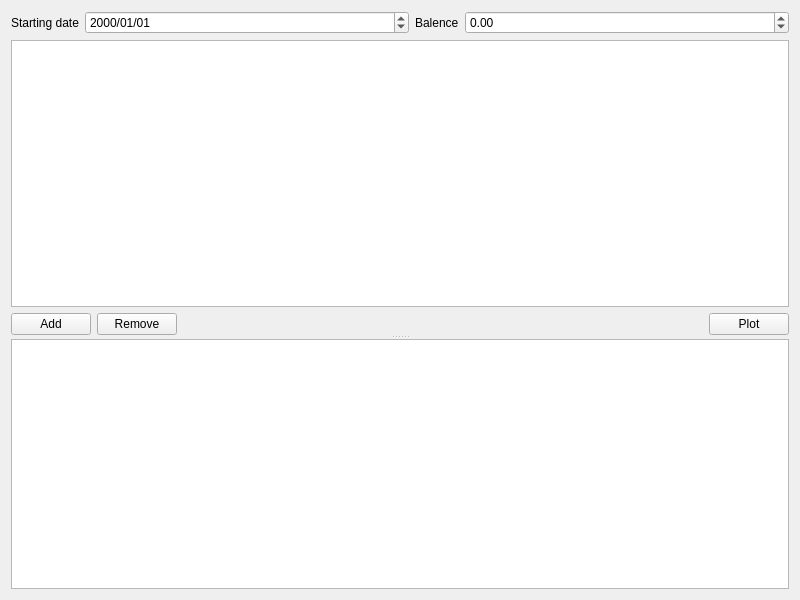
<?xml version="1.0" encoding="UTF-8"?>
<ui version="4.0">
 <class>WidgetMain</class>
 <widget class="QWidget" name="WidgetMain">
  <property name="geometry">
   <rect>
    <x>0</x>
    <y>0</y>
    <width>800</width>
    <height>600</height>
   </rect>
  </property>
  <property name="windowTitle">
   <string>WidgetMain</string>
  </property>
  <layout class="QHBoxLayout" name="horizontalLayout_3">
   <item>
    <widget class="QSplitter" name="splitter">
     <property name="orientation">
      <enum>Qt::Vertical</enum>
     </property>
     <widget class="QWidget" name="layoutWidget">
      <layout class="QVBoxLayout" name="verticalLayout">
       <item>
        <layout class="QHBoxLayout" name="horizontalLayout_2" stretch="0,1,0,1">
         <item>
          <widget class="QLabel" name="label">
           <property name="text">
            <string>Starting date</string>
           </property>
          </widget>
         </item>
         <item>
          <widget class="QDateEdit" name="dateEdit_begin">
           <property name="displayFormat">
            <string>yyyy/MM/dd</string>
           </property>
          </widget>
         </item>
         <item>
          <widget class="QLabel" name="label_2">
           <property name="text">
            <string>Balence</string>
           </property>
          </widget>
         </item>
         <item>
          <widget class="QDoubleSpinBox" name="doubleSpinBox_balance">
           <property name="minimum">
            <double>-99999.000000000000000</double>
           </property>
           <property name="maximum">
            <double>99999.000000000000000</double>
           </property>
           <property name="singleStep">
            <double>500.000000000000000</double>
           </property>
          </widget>
         </item>
        </layout>
       </item>
       <item>
        <widget class="QTreeView" name="treeView_bills"/>
       </item>
       <item>
        <layout class="QHBoxLayout" name="horizontalLayout">
         <item>
          <widget class="QPushButton" name="btn_add">
           <property name="text">
            <string>Add</string>
           </property>
          </widget>
         </item>
         <item>
          <widget class="QPushButton" name="btn_remove">
           <property name="text">
            <string>Remove</string>
           </property>
          </widget>
         </item>
         <item>
          <spacer name="horizontalSpacer">
           <property name="orientation">
            <enum>Qt::Horizontal</enum>
           </property>
           <property name="sizeHint" stdset="0">
            <size>
             <width>40</width>
             <height>20</height>
            </size>
           </property>
          </spacer>
         </item>
         <item>
          <widget class="QPushButton" name="btn_plot">
           <property name="text">
            <string>Plot</string>
           </property>
          </widget>
         </item>
        </layout>
       </item>
      </layout>
     </widget>
     <widget class="QTreeView" name="treeView_plot"/>
    </widget>
   </item>
  </layout>
 </widget>
 <tabstops>
  <tabstop>dateEdit_begin</tabstop>
  <tabstop>doubleSpinBox_balance</tabstop>
  <tabstop>treeView_bills</tabstop>
  <tabstop>btn_add</tabstop>
  <tabstop>btn_remove</tabstop>
  <tabstop>btn_plot</tabstop>
  <tabstop>treeView_plot</tabstop>
 </tabstops>
 <resources/>
 <connections/>
</ui>
